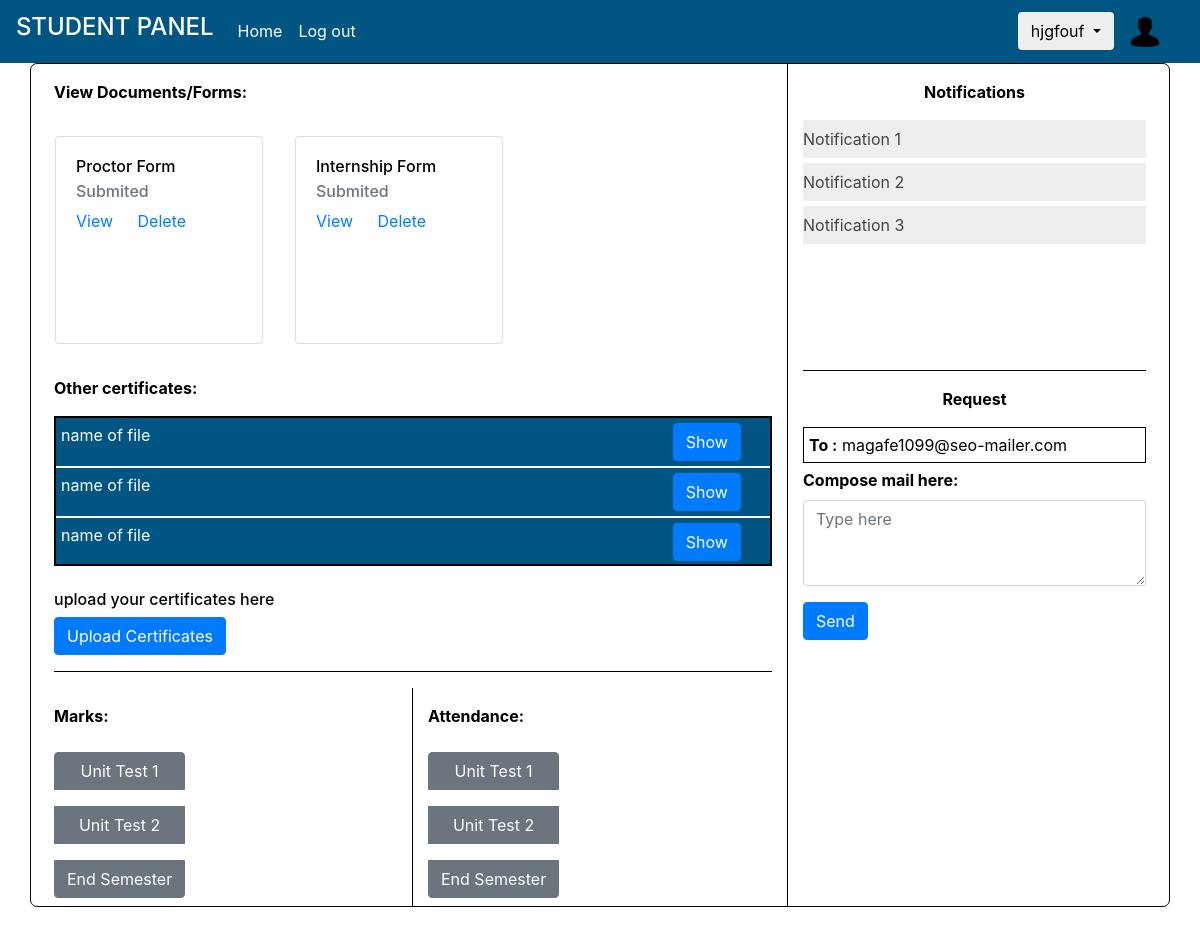
Screenshot of /StudentPanel (signed in) with the database file from the repository.
### app.py (models this page shows, shortened)
class PtrForm(db.Model,UserMixin):
    id=db.Column(db.String(7),primary_key=True)
    year_of_admission=db.Column(db.String(15),nullable=False)
    branch=db.Column(db.String(5),nullable=False)
    year=db.Column(db.String(5),nullable=False)
    division=db.Column(db.String(1),nullable=False)
    mobile_number=db.Column(db.String(10),nullable=False)
    name_of_proctor=db.Column(db.String(30),nullable=False)
    email_of_proctor=db.Column(db.String(25),nullable=False)
    mobile_number_of_proctor=db.Column(db.String(10),nullable=False)
    name_of_student=db.Column(db.String(30),nullable=False)
    name_of_parent_guardian=db.Column(db.String(30),nullable=False)
    pre_add_loc_add_hos_add=db.Column(db.String(150),nullable=False)
    parent_pre_add_loc_add_hos_add=db.Column(db.String(150),nullable=False)
    nav_place_permt_add=db.Column(db.String(150),nullable=False)
    residential=db.Column(db.String(150),nullable=False)
    office=db.Column(db.String(150),nullable=False)
    ptr_mobile_number=db.Column(db.String(10),nullable=False)
    stu_email_id=db.Column(db.String(25),nullable=False)
    prt_email_id=db.Column(db.String(25),nullable=False)
    blood_group=db.Column(db.String(4),nullable=False)
    any_disease_disability=db.Column(db.String(70),nullable=False)
    date_of_birth=db.Column(db.String(15),nullable=False)
    place_of_birth=db.Column(db.String(70),nullable=False)
    mother_tongue=db.Column(db.String(20),nullable=False)
    religion=db.Column(db.String(20),nullable=False)
    exam=db.Column(db.String(10),nullable=False)
    score=db.Column(db.String(5),nullable=False)
    per_ssc_marks=db.Column(db.String(3),nullable=False)
    per_hsc_marks=db.Column(db.String(3),nullable=False)
    discipline=db.Column(db.String(50),nullable=False)
    date=db.Column(db.String(15),nullable=False)
    photo=db.Column(db.String(12),nullable=False)

### app.py (the view, shortened to what this page needs)
@app.route("/StudentPanel",methods=['POST','GET'])
@login_required
def studentpanel():
    pform=PtrForm.query.filter_by(id=current_user.id).first()
    iform=IntForm.query.filter_by(id=current_user.id).first()
    if current_user.id[0]=='s':
        return render_template("student_panel.html",pform=pform,iform=iform)
    elif current_user.id[0]=='p':
        flash("you can\'t go there",'danger')
        return redirect(url_for("proctorpanel"))
    else:
        flash("you can\'t go there",'danger')
        return redirect(url_for("parentpanel"))

### app.py (called while the page is built)
@login_manager.user_loader
def load_user(user_id):
    return User.query.get(user_id)

### templates/student_panel.html (shortened to what this page needs)
<!doctype html>
<html lang="en">
<head>
<link rel="stylesheet" href="https://stackpath.bootstrapcdn.com/bootstrap/4.1.3/css/bootstrap.min.css">
<link rel="stylesheet" type="text/css" href="{{ url_for('static', filename='css/custom.css') }}">
</head>
<body>
<nav class="navbar navbar-expand-lg" id="my" style="background-color: #005582;">
<a class="navbar-brand" href="#" id="my"><h3 style="color: white;font-size: larger;">STUDENT PANEL</h3></a>
<div class="collapse navbar-collapse" id="navbarText">
<ul class="navbar-nav mr-auto">
  <li class="nav-item">
    <a class="nav-link" style="color: white;" href="{{url_for('login')}}">Home</a>
  </li>
  <li class="nav-item">
    <a class="nav-link" style="color: white;" href="{{url_for('logout')}}">Log out</a>
  </li>
</ul>
<div class="dropdown px-2">
<button class="btn dropdown-toggle" type="button" id="my" data-toggle="dropdown" aria-haspopup="true" aria-expanded="false">
{{pform.name_of_student}}
</button>
</div>
<a class="navbar-brand px-2" href="#" id="profile_photo">
  <img src="{{ url_for('static' , filename='img/user_icon.png') }}" width="30" height="30" alt="">
</a>
</div>
</nav>
<div class="container" style="border: 1px solid black;border-radius: 7px;">
<div class="mx-2">
<div class="row">
<div class="col-md-8" id="column-1">
    <div class="py-3">
        <b>View Documents/Forms:</b>
    </div>
    <div class="ref">
    <div class="row" >
        <div class="card mx-3 my-3" style="width: 13rem;height: 13rem;">
<div class="card-body">
<h6 class="card-title">Proctor Form</h6>
{% if pform != None %}
<h6 class="card-subtitle mb-2 text-muted">Submited</h6>
<a href="{{url_for('displaypform')}}" class="card-link">View</a>
<a href="{{url_for('deletepform')}}" class="card-link">Delete</a>
{% else %}
<h6 class="card-subtitle mb-2 text-muted">not Submited</h6>
<a href="{{url_for('displaypform')}}" class="card-link">fill form</a>
{% endif %}
</div>
</div>
  <div class="card mx-3 my-3" style="width: 13rem;height: 13rem;">
<div class="card-body">
<h6 class="card-title">Internship Form</h6>
{% if iform != None %}
<h6 class="card-subtitle mb-2 text-muted">Submited</h6>
<a href="{{url_for('displayiform')}}" class="card-link">View</a>
<a href="{{url_for('deleteiform')}}" class="card-link">Delete</a>
{% else %}
<h6 class="card-subtitle mb-2 text-muted">not Submited</h6>
<a href="{{url_for('displayiform')}}" class="card-link">fill form</a>
{% endif %}
</div>
</div>
    </div>
    <div class="py-3">
      <b>Other certificates:</b>
  </div>
    <div style="width:100%;height:150px;overflow:scroll;overflow-y:scroll;overflow-x:hidden;border: solid black 2px;">
      <div class="row" style="background-color: #005582;padding: 5px;margin-bottom: 2px;">
        <div class="col-md-10" style="color: white;">
          name of file
        </div>
        <div class="col-md-2">
          <button class="btn btn-primary">Show</button>
        </div>
      </div>
      <div class="row" style="background-color: #005582;padding: 5px;margin-bottom: 2px;">
        <div class="col-md-10" style="color: white;">
          name of file
        </div>
        <div class="col-md-2">
          <button class="btn btn-primary">Show</button>
        </div>
      </div>
      <div class="row" style="background-color: #005582;padding: 5px;margin-bottom: 2px;">
        <div class="col-md-10" style="color: white;">
          name of file
        </div>
        <div class="col-md-2">
          <button class="btn btn-primary">Show</button>
        </div>
      </div>
    </div>
    <br>
    <div class="uploadfiles">
      <h6>upload your certificates here</h6>
      <a href="{{url_for('upload_file')}}" ><button class="btn btn-primary">Upload Certificates</button></a>
    </div>
    <hr style="background-color: black;">
  </div>
    <div class="row">
        <div class="col-md-6" style="border-right: solid 1px black;" >
            <div class="">
    <div class="py-3">
        <b>Marks:</b>
    </div>
    <div class="btn-group-vertical" role="group" aria-label="Basic example">
<button type="button" class="btn btn-secondary my-2">Unit Test 1</button>
<button type="button" class="btn btn-secondary my-2">Unit Test 2</button>
<button type="button" class="btn btn-secondary my-2">End Semester</button>
</div>
  </div>
        </div>
        <div class="col-md-6"  >
            <div class="">
    <div class="py-3">
        <b>Attendance:</b>
    </div>
    <div class="btn-group-vertical" role="group" aria-label="Basic example">
<button type="button" class="btn btn-secondary my-2">Unit Test 1</button>
<button type="button" class="btn btn-secondary my-2">Unit Test 2</button>
<button type="button" class="btn btn-secondary my-2">End Semester</button>
</div>
  </div>
        </div>
    </div>
</div>
<div class="col-md-4" id="column-2" style="border-left: 1px solid black;">
    <div class="py-3" align="center">
        <b>Notifications</b>
    </div>
    <div class="form-group">
<div style="width:100%;height:250px;overflow:scroll;overflow-y:scroll;overflow-x:hidden;">
  <button class="accordion">Notification 1</button>
<button class="accordion">Notification 2</button>
<button class="accordion">Notification 3</button>
</div>
<div class="py-3" align="center" style="border-top: solid 1px black;">
        <b>Request</b>
    </div>
<div class="form-group">
  <form action="/StudentPanel" method="POST">
    <div class="to" style="border: solid black 1px;padding: 5px;margin-bottom: 5px;">
      <span style="font-weight: bold;">To :</span>
      {{pform.email_of_proctor}}
    </div>
<div class="form-group">
<label for="exampleFormControlTextarea1" style="font-weight: bold;">Compose mail here:</label>
<textarea class="form-control mb-3" id="exampleFormControlTextarea1" rows="3" placeholder="Type here" name="message"></textarea>
<a href="/sMail">
  <button class="btn btn-primary" type="submit" id="send_btn">Send </button>
</a>
</div>
</form>
</div>
</div>
</div>
</div>
</div>
</div>
<br>
</body>
</html>

### static/css/custom.css (style rules this page uses)
html { scroll-behavior: smooth; }
div { color: black; }

### templates/student_panel.html (style rules this page uses)
.accordion { background-color: #eee; margin-bottom: 5px; color: #444; cursor: pointer; padding: 7px 0px 7px 0px; width: 100%; text-align: left; border: none; outline: none; transition: 0.4s; }

### rows the page displays
PtrForm: name_of_student "hjgfouf", email_of_proctor "magafe1099@seo-mailer.com"
